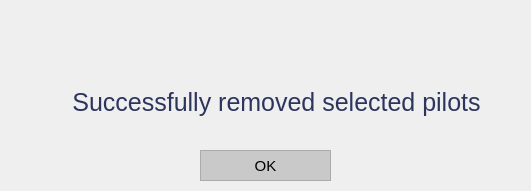
<?xml version="1.0" encoding="UTF-8"?>
<ui version="4.0">
 <class>MainWindow</class>
 <widget class="QMainWindow" name="MainWindow">
  <property name="geometry">
   <rect>
    <x>0</x>
    <y>0</y>
    <width>531</width>
    <height>191</height>
   </rect>
  </property>
  <property name="minimumSize">
   <size>
    <width>531</width>
    <height>191</height>
   </size>
  </property>
  <property name="maximumSize">
   <size>
    <width>531</width>
    <height>191</height>
   </size>
  </property>
  <property name="windowTitle">
   <string>Delete Pilot Success</string>
  </property>
  <property name="windowIcon">
   <iconset>
    <normaloff>../../Resources/logo_svg.svg</normaloff>../../Resources/logo_svg.svg</iconset>
  </property>
  <widget class="QWidget" name="centralwidget">
   <widget class="QPushButton" name="btn_OK">
    <property name="geometry">
     <rect>
      <x>200</x>
      <y>150</y>
      <width>131</width>
      <height>31</height>
     </rect>
    </property>
    <property name="minimumSize">
     <size>
      <width>131</width>
      <height>31</height>
     </size>
    </property>
    <property name="maximumSize">
     <size>
      <width>131</width>
      <height>31</height>
     </size>
    </property>
    <property name="font">
     <font>
      <family>Helvetica</family>
      <pointsize>11</pointsize>
     </font>
    </property>
    <property name="styleSheet">
     <string notr="true">QPushButton {
color: rgb(0, 0, 0);
background-color: rgb(201, 201, 201);
border: 1.2px solid #ABABAB;
outline: none;}

QPushButton:hover{
color: rgb(255, 255, 255);
background-color: rgb(171, 171, 171);
outline: none;
border: none;
}

QPushButton:pressed{
color: rgb(255, 255, 255);
background-color: rgb(129, 129, 129);
outline: none;
border: none;
}


</string>
    </property>
    <property name="text">
     <string>OK</string>
    </property>
   </widget>
   <widget class="QWidget" name="layoutWidget">
    <property name="geometry">
     <rect>
      <x>60</x>
      <y>10</y>
      <width>433</width>
      <height>121</height>
     </rect>
    </property>
    <layout class="QVBoxLayout" name="verticalLayout">
     <item>
      <widget class="QLabel" name="img_success">
       <property name="text">
        <string/>
       </property>
       <property name="pixmap">
        <pixmap>../../Resources/success.png</pixmap>
       </property>
       <property name="alignment">
        <set>Qt::AlignCenter</set>
       </property>
      </widget>
     </item>
     <item>
      <layout class="QHBoxLayout" name="horizontalLayout">
       <item>
        <widget class="QLabel" name="lbl_success">
         <property name="font">
          <font>
           <family>Helvetica</family>
           <pointsize>19</pointsize>
          </font>
         </property>
         <property name="text">
          <string>&lt;html&gt;&lt;head/&gt;&lt;body&gt;&lt;p align=&quot;center&quot;&gt;&lt;span style=&quot; color:#2c365d;&quot;&gt;Successfully removed selected pilots&lt;/span&gt;&lt;/p&gt;&lt;/body&gt;&lt;/html&gt;</string>
         </property>
         <property name="alignment">
          <set>Qt::AlignCenter</set>
         </property>
        </widget>
       </item>
      </layout>
     </item>
    </layout>
   </widget>
  </widget>
 </widget>
 <resources/>
 <connections/>
</ui>
